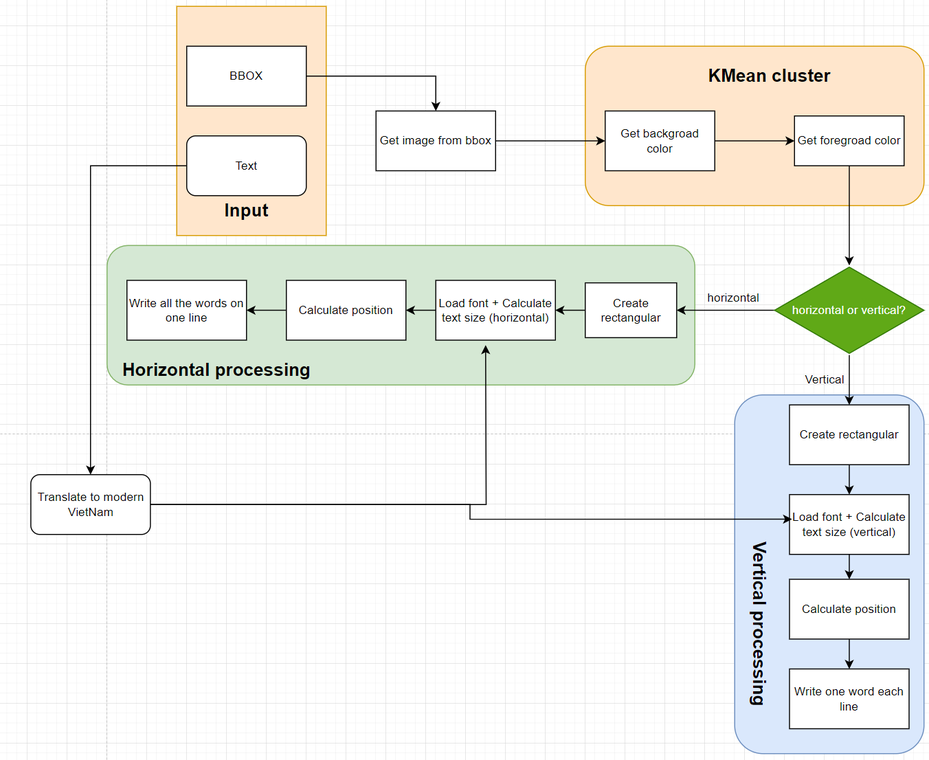
#> input picture image/detail_postprocess.png, 929 x 760 px, shrunk from 1352 x 1106 before the run, given in place of z4821586225415_68730dadf6fecfe6ce6937fb69704506.jpg, which was not available
$ python opencv_morphology.py
#> lines starting #> are read from the running program, lines starting #| are printed output that depends on the picture; after the words box and inside, x2 and y2 are one past the last pixel; in counts of white or black regions, pixels touching at a corner belong together; long printed decimals are rounded; pictures that were not available may be replaced by others from this repository, and a replacement may not be noted
import argparse
from copy import deepcopy
import numpy as np
import cv2
import os
from time import time

def bg_rm_lqn(
    I: np.ndarray, # grayscale
)-> np.ndarray:
    s = time()
    # region 0. Read the image and preprocess the image
    I = 255 - I  # Inverse pixel
    H, W = I.shape
    J = np.zeros(I.shape, dtype=np.uint8)
    K = np.zeros(I.shape, dtype=np.uint8)

    J[0, :] = I[0, :] # Top edge
    J[H-1, :] = I[H-1, :] # Bottom edge
    J[:, 0] = I[:, 0] # Left edge
    J[:, W-1] = I[:, W-1] # Right
    e = time()
    new_J = deepcopy(J)
    # endregion
    count= 0

    lst_time_step_1 = []
    lst_time_step_2 = []
    while True:
        count+=1
        # region 1. Image K
        s = time()

        K = cv2.dilate(
            src = J,
            kernel= cv2.getStructuringElement(
                shape= cv2.MORPH_RECT,
                ksize= (3,3)
            ),
            iterations= 1,
        )
        # print(f'K: {K}')
        e = time()
        lst_time_step_1.append((e-s))
        # endregion


        # region 2. Image J
        # Step 2
        s = time()
        new_J = cv2.min(
            src1 = K,
            src2 = I,
        )
        # endregion

        if cv2.countNonZero(cv2.subtract(new_J,J)) == 0:
            break
        J = new_J
        e = time()
        lst_time_step_2.append((e-s))

    BR = I - J
    print(f'Count: {count}')
    print(f"Average time step 1: {np.mean(lst_time_step_1)}")
    print(f"Average time step 2: {np.mean(lst_time_step_2)}")

    return BR, J

def run_opencv_morphology(
    image_fn : str
):
    # [6 lines of commented-out code are left out]
    addition_fn= 'opencv_morphology'
    ROOT = ''
    # image_fn = 'D:/Master/OCR_Nom/fulllow_ocr_temple/remove_text/background_removeing_lqn/test_2.png'
    # image_fn = 'D:/Master/OCR_Nom/fulllow_ocr_temple/remove_text/background_removeing_lqn/test_4.png'
    # region get filename
    img_name = image_fn.split('/')[-1].split('.')[0]+'_'+ addition_fn
    fd_name = os.path.join(ROOT, img_name)
    os.makedirs(
        name = fd_name,
        exist_ok= True
    )
    # endregion

    I = cv2.imread(image_fn, cv2.IMREAD_GRAYSCALE)
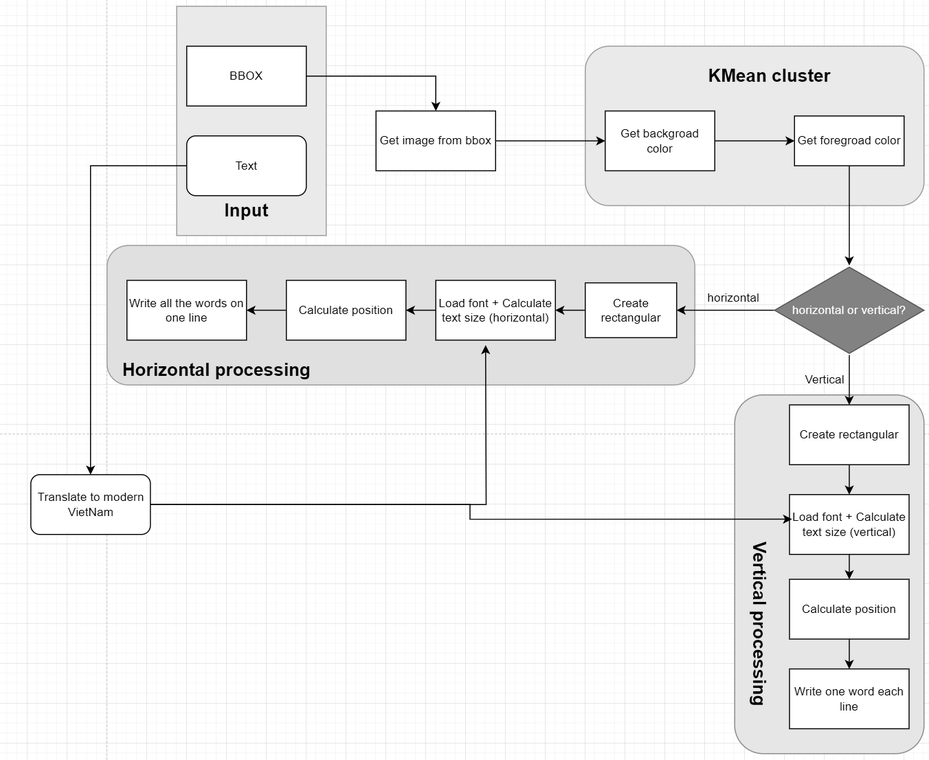
#> I: shape (760, 929); min 0, max 255, mean 241.6
    print(f'Shape image: {I.shape}')
#| Shape image: (760, 929)
    # [6 lines of commented-out code are left out]
    s = time()
    BR, J = bg_rm_lqn(
        I = I,
    )
#> in bg_rm_lqn, `I = 255 - I`:
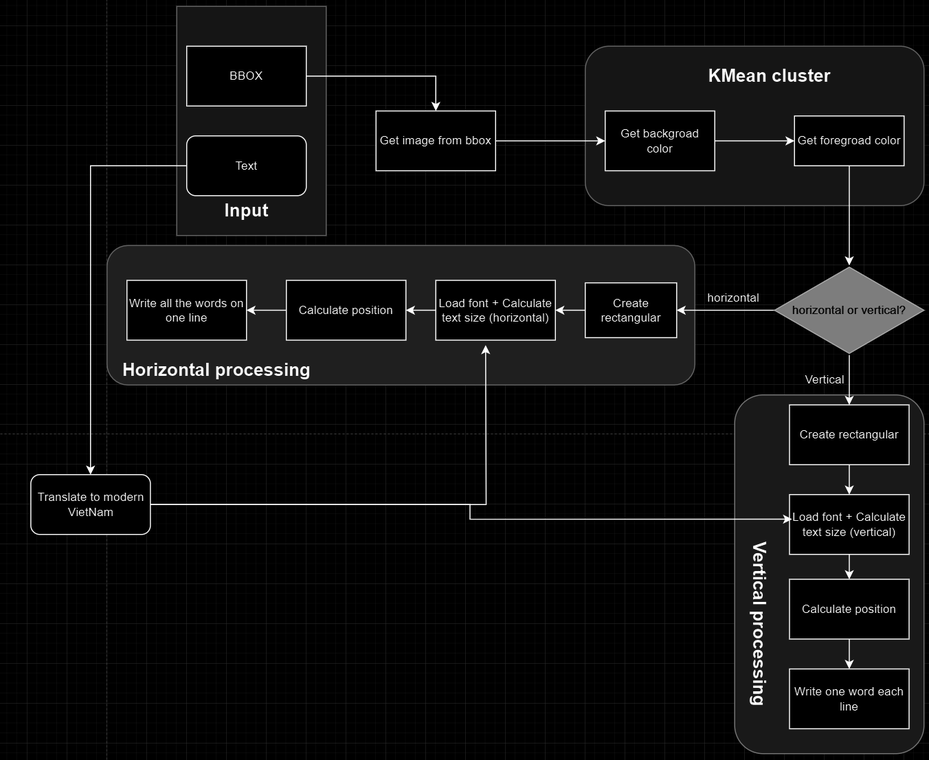
#> I: shape (760, 929); min 0, max 255, mean 13.4
#> in bg_rm_lqn, `J[H-1, :] = I[H-1, :]`:
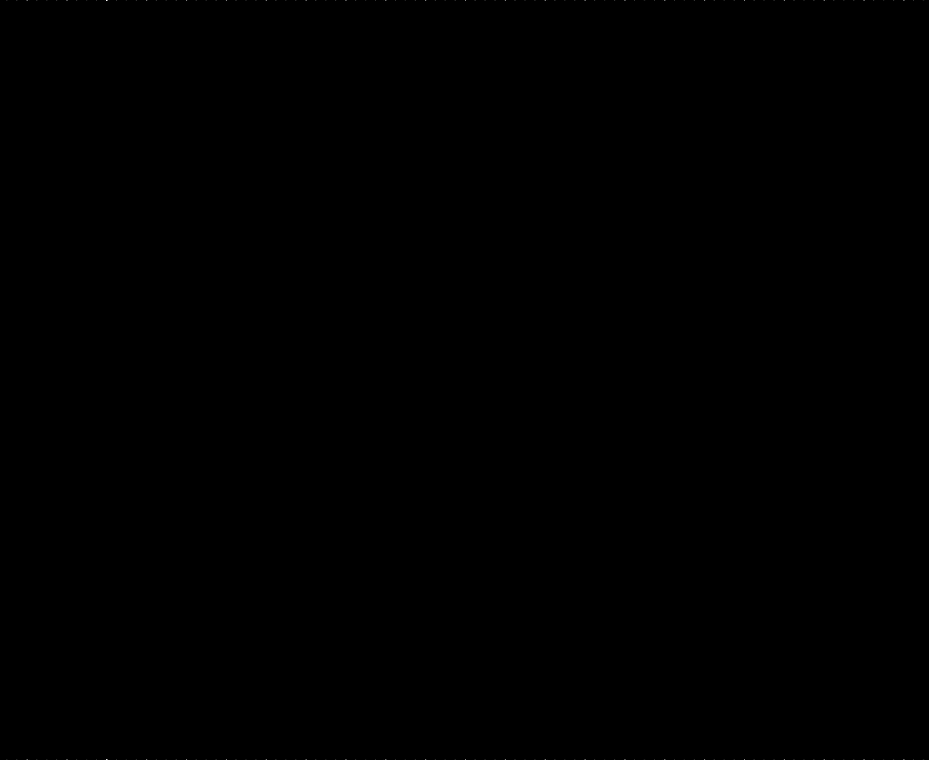
#> J: shape (760, 929); min 0, max 32, mean 0; drawn with min black and max white
#> in bg_rm_lqn, `J[:, 0] = I[:, 0]`: J: shape (760, 929); 0.02% of pixels changed, all inside (x1, y1, x2, y2) = (0, 4, 1, 754)
#> in bg_rm_lqn, `J[:, W-1] = I[:, W-1]`: J: shape (760, 929); min 0, max 32, mean 0
#> after the loop in bg_rm_lqn, `while True:`: count = 2206; lst_time_step_1 = 2206 values, max 0.00683 at index 0, min 0.000113 at index 1943, mean 0.00014; lst_time_step_2 = 2205 values, max 0.00679 at index 0, min 9.51e-05 at index 1945, mean 0.000123
#| Count: 2206
#| Average time step 1: 0.00014
#| Average time step 2: 0.0001232
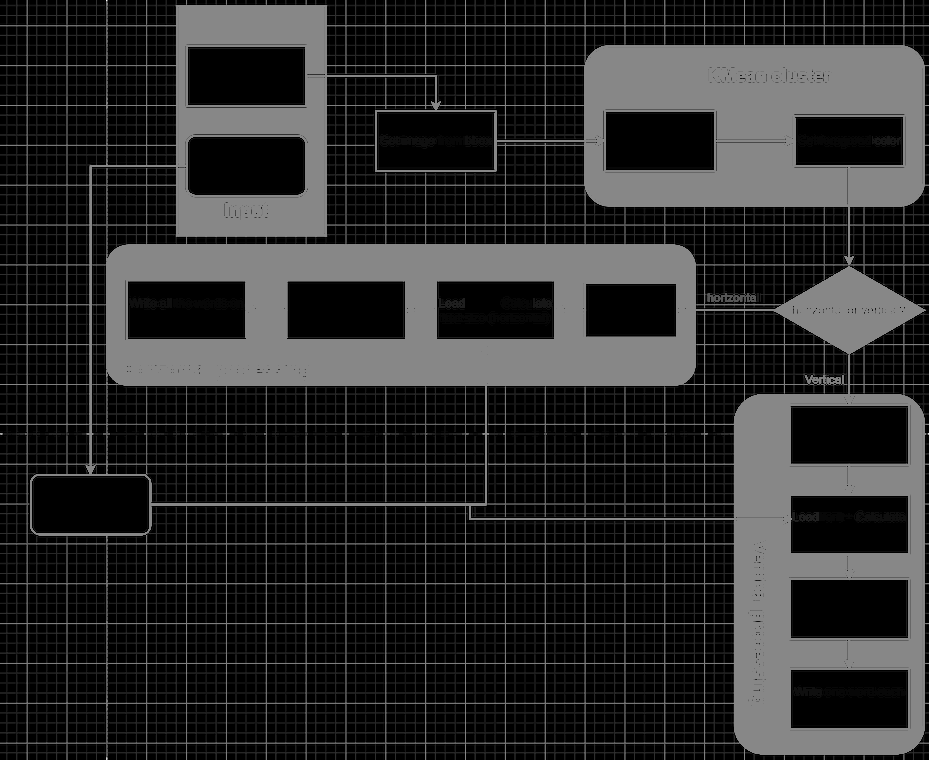
#> J: shape (760, 929); min 0, max 32, mean 5.3; drawn with min black and max white
    e = time()
    print(f"Time remove background with code python: {e-s} s")

    # BR = I - J
    _, thresh = cv2.threshold(BR, 0, 255, cv2.THRESH_BINARY)
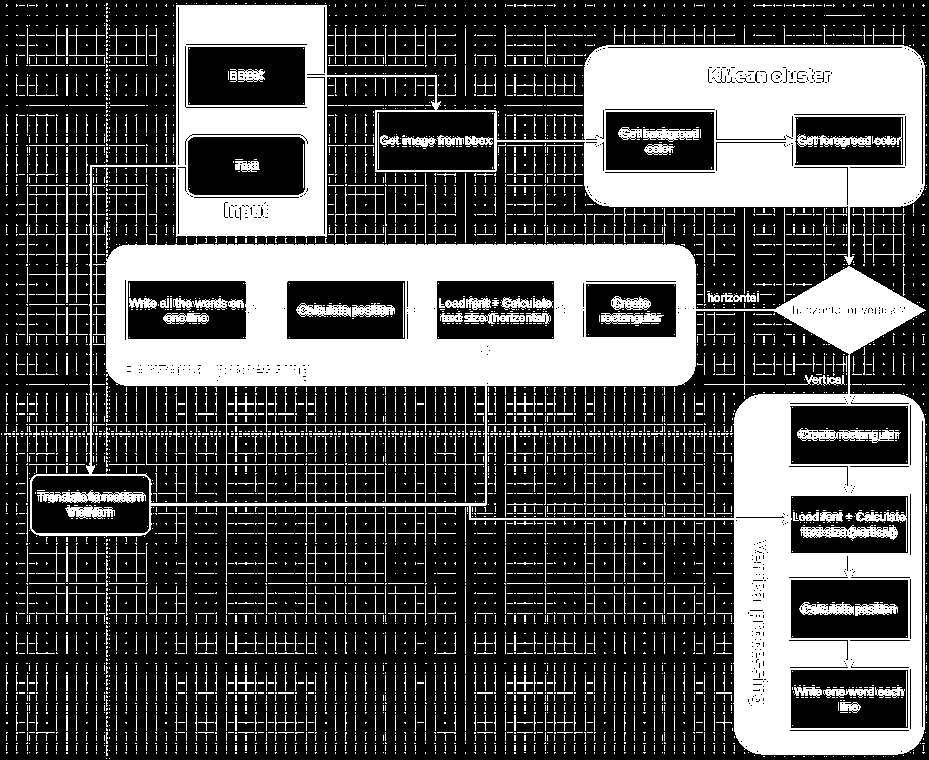
#> thresh: shape (760, 929); 32.6% white; 5980 white regions (5524 under 20 px), largest, box (x1, y1, x2, y2) and area: (30, 5, 926, 755) 170647, (106, 387, 484, 502) 1165, (37, 490, 146, 503) 888
    cv2.imwrite(
        filename= os.path.join(fd_name, f'I_{img_name}.png'),
        img= I
    )
    cv2.imwrite(
        filename= os.path.join(fd_name, f'J_{img_name}.png'),
        img = J
    )

    cv2.imwrite(
        filename= os.path.join(fd_name,f'BR_{img_name}.png'),
        img = 255-BR
    )

    cv2.imwrite(
        filename= os.path.join(fd_name, f'BR_threshold_{img_name}.png'),
        img = thresh
    )

    cv2.imwrite(
        filename= os.path.join(fd_name, f'J_reinverse_{img_name}.png'),
        img = 255 - J
    )
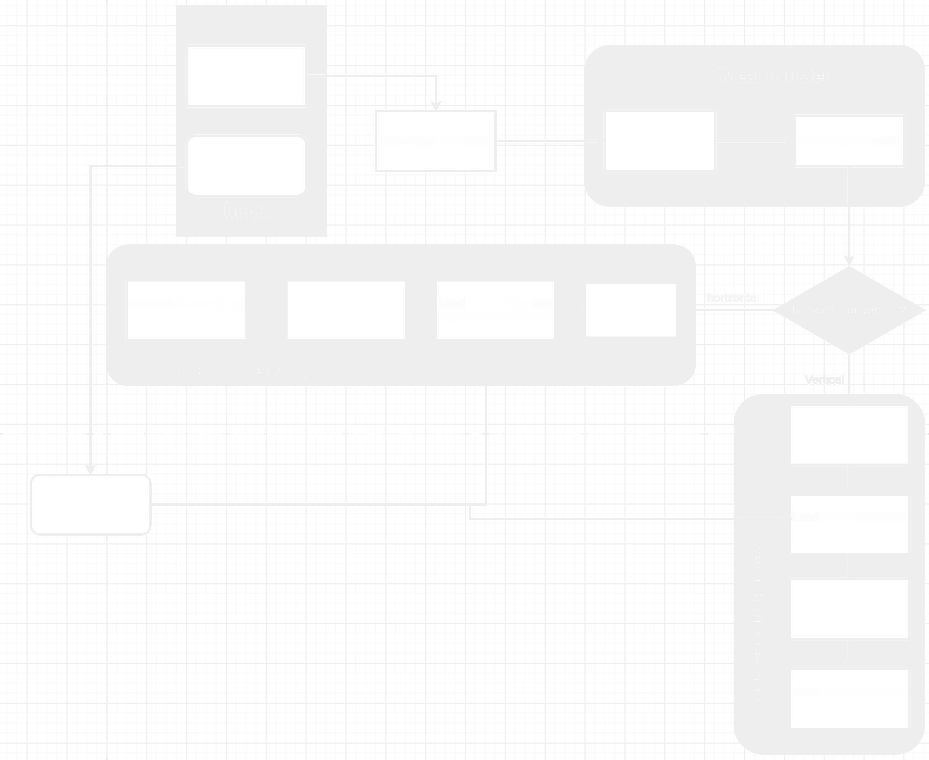
#> saved as J_reinverse_z4821586225415_68730dadf6fecfe6ce6937fb69704506_opencv_morphology.png: shape (760, 929); min 223, max 255, mean 249.7

if __name__ == "__main__":
    # # region construct the argument parser and parse the arguments
    # ap = argparse.ArgumentParser()
    # ap.add_argument("-i", "--image", required=True,
    # help="path to input image")
    # args = vars(ap.parse_args())
    # # endregion
    img_fn = 'IMG/z4821586225415_68730dadf6fecfe6ce6937fb69704506.jpg'
    run_opencv_morphology(img_fn)

$ run again, on image/fullow_str_temple.png
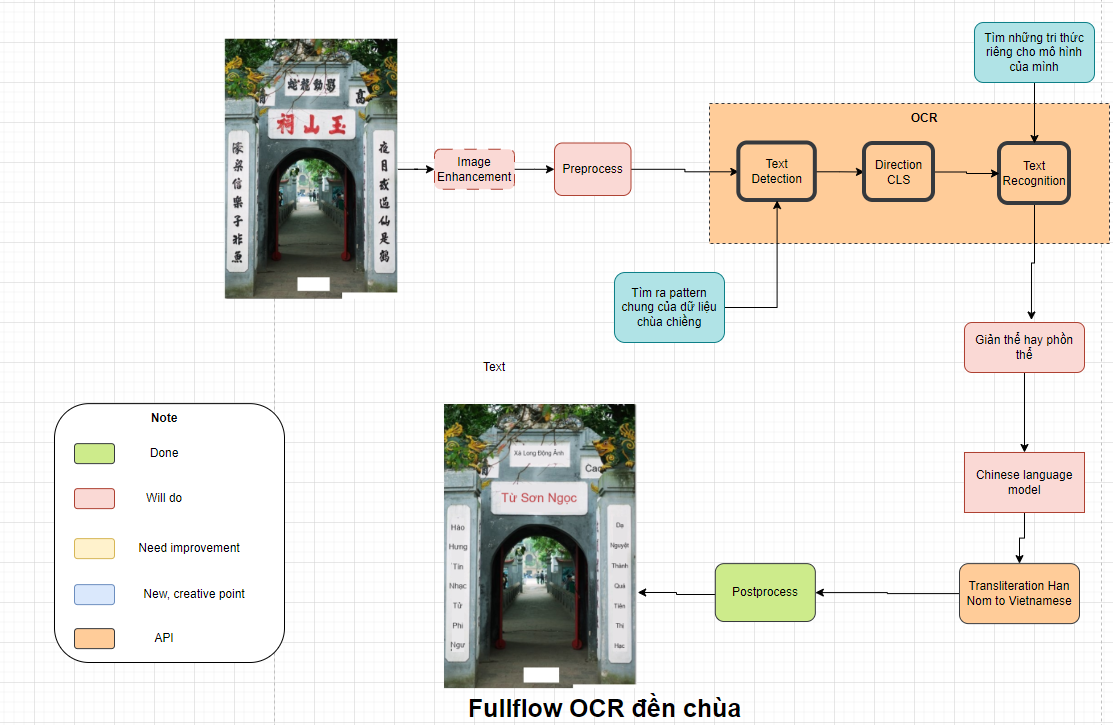
#> input picture image/fullow_str_temple.png, 1113 x 725 px, given in place of z4821586225415_68730dadf6fecfe6ce6937fb69704506.jpg, which was not available
#| Shape image: (725, 1113)
#> after the loop in bg_rm_lqn, `while True:`: count = 426; lst_time_step_1 = 426 values, max 0.00231 at index 0, min 0.000134 at index 62, mean 0.000157; lst_time_step_2 = 425 values, max 0.00238 at index 0, min 0.000109 at index 393, mean 0.00015
#| Count: 426
#| Average time step 1: 0.0001575
#| Average time step 2: 0.0001499
#> in run_opencv_morphology, `_, thresh = cv2.threshold(BR, 0, 255, cv2.THRESH_BINARY)`:
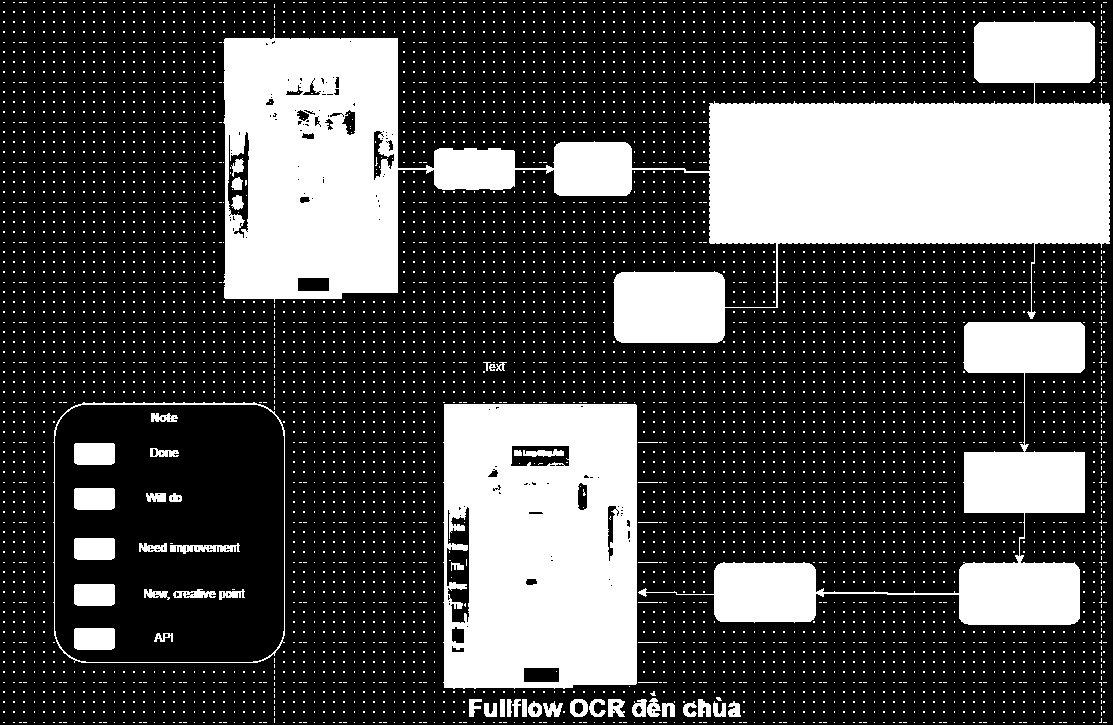
#> thresh: shape (725, 1113); 28.3% white; 5698 white regions (5645 under 20 px), largest, box (x1, y1, x2, y2) and area: (223, 21, 1110, 343) 121299, (443, 404, 637, 689) 50407, (638, 322, 1085, 625) 27570
#> in run_opencv_morphology, `cv2.imwrite( filename= os.path.join(fd_name, f'J_reinverse_{img_name}...`:
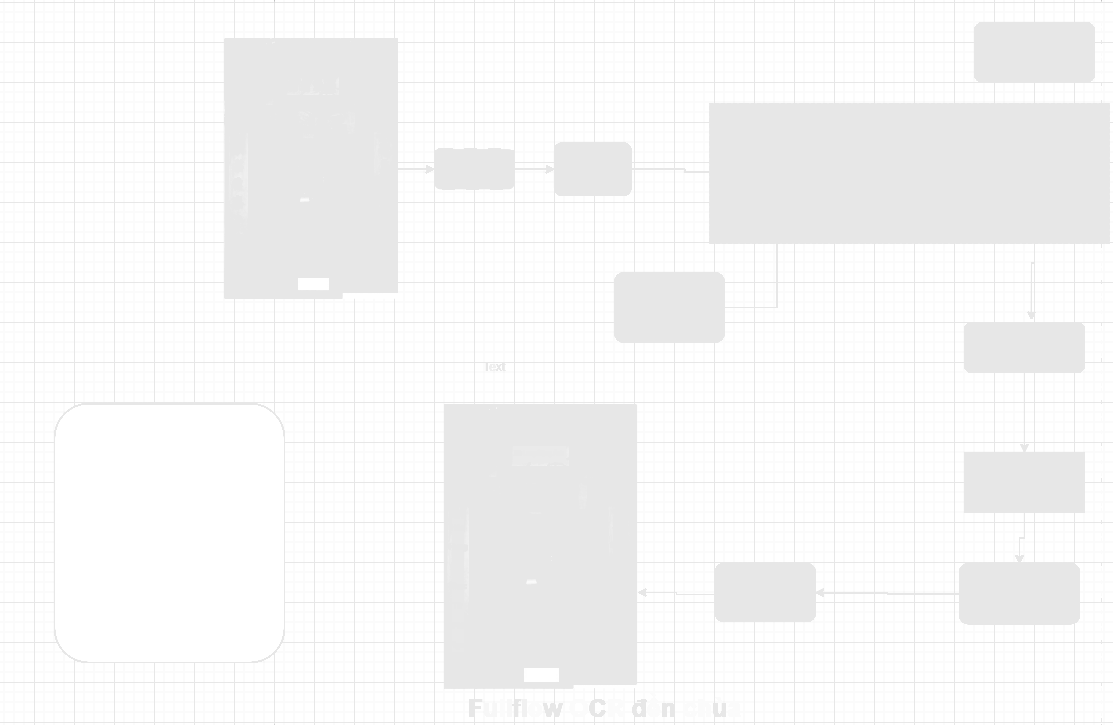
#> saved as J_reinverse_z4821586225415_68730dadf6fecfe6ce6937fb69704506_opencv_morphology.png: shape (725, 1113); min 192, max 255, mean 247.3
